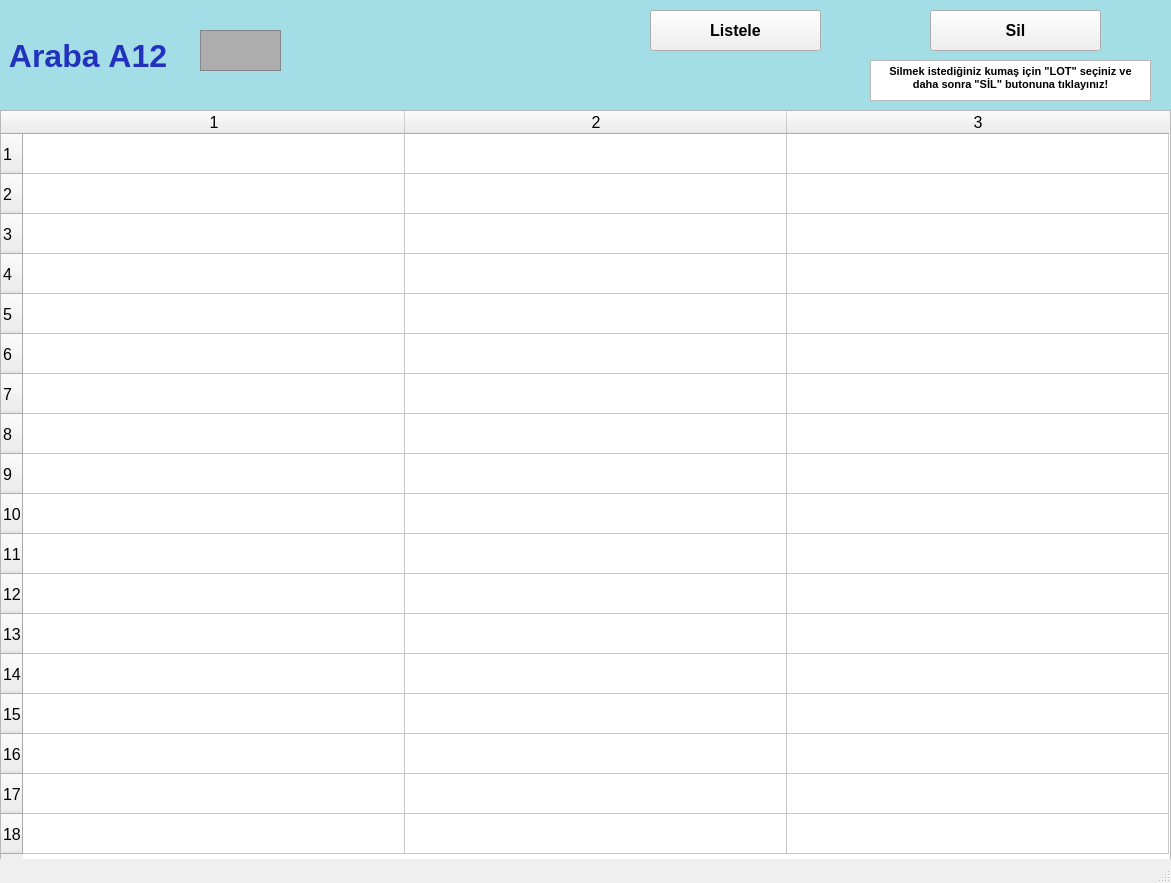
<?xml version="1.0" encoding="UTF-8"?>
<ui version="4.0">
 <class>arabalarA12_ekran</class>
 <widget class="QMainWindow" name="arabalarA12_ekran">
  <property name="geometry">
   <rect>
    <x>0</x>
    <y>0</y>
    <width>1171</width>
    <height>883</height>
   </rect>
  </property>
  <property name="font">
   <font>
    <pointsize>12</pointsize>
    <weight>50</weight>
    <bold>false</bold>
    <kerning>false</kerning>
   </font>
  </property>
  <property name="windowTitle">
   <string/>
  </property>
  <widget class="QWidget" name="centralwidget">
   <widget class="QLabel" name="arabaA1yazi_lbl">
    <property name="geometry">
     <rect>
      <x>0</x>
      <y>0</y>
      <width>1171</width>
      <height>111</height>
     </rect>
    </property>
    <property name="font">
     <font>
      <pointsize>24</pointsize>
      <weight>75</weight>
      <bold>true</bold>
     </font>
    </property>
    <property name="styleSheet">
     <string notr="true">background-color: rgb(163, 221, 229);
color: rgb(34, 50, 190);</string>
    </property>
    <property name="text">
     <string> Araba A12</string>
    </property>
   </widget>
   <widget class="QFrame" name="arabaA1_img">
    <property name="geometry">
     <rect>
      <x>200</x>
      <y>30</y>
      <width>81</width>
      <height>41</height>
     </rect>
    </property>
    <property name="styleSheet">
     <string notr="true">background-color: rgb(173, 173, 173);</string>
    </property>
    <property name="frameShape">
     <enum>QFrame::StyledPanel</enum>
    </property>
    <property name="frameShadow">
     <enum>QFrame::Raised</enum>
    </property>
   </widget>
   <widget class="QPushButton" name="listele12_btn">
    <property name="geometry">
     <rect>
      <x>650</x>
      <y>10</y>
      <width>171</width>
      <height>41</height>
     </rect>
    </property>
    <property name="font">
     <font>
      <pointsize>12</pointsize>
      <weight>75</weight>
      <bold>true</bold>
     </font>
    </property>
    <property name="text">
     <string>Listele</string>
    </property>
   </widget>
   <widget class="QTableWidget" name="A12_tw">
    <property name="geometry">
     <rect>
      <x>0</x>
      <y>110</y>
      <width>1171</width>
      <height>751</height>
     </rect>
    </property>
    <property name="baseSize">
     <size>
      <width>0</width>
      <height>0</height>
     </size>
    </property>
    <property name="rowCount">
     <number>18</number>
    </property>
    <property name="columnCount">
     <number>3</number>
    </property>
    <attribute name="horizontalHeaderVisible">
     <bool>true</bool>
    </attribute>
    <attribute name="horizontalHeaderCascadingSectionResizes">
     <bool>false</bool>
    </attribute>
    <attribute name="horizontalHeaderDefaultSectionSize">
     <number>382</number>
    </attribute>
    <attribute name="horizontalHeaderMinimumSectionSize">
     <number>38</number>
    </attribute>
    <attribute name="verticalHeaderDefaultSectionSize">
     <number>40</number>
    </attribute>
    <attribute name="verticalHeaderMinimumSectionSize">
     <number>23</number>
    </attribute>
    <row/>
    <row/>
    <row/>
    <row/>
    <row/>
    <row/>
    <row/>
    <row/>
    <row/>
    <row/>
    <row/>
    <row/>
    <row/>
    <row/>
    <row/>
    <row/>
    <row/>
    <row/>
    <column/>
    <column/>
    <column/>
   </widget>
   <widget class="QPushButton" name="sil12_btn">
    <property name="geometry">
     <rect>
      <x>930</x>
      <y>10</y>
      <width>171</width>
      <height>41</height>
     </rect>
    </property>
    <property name="font">
     <font>
      <pointsize>12</pointsize>
      <weight>75</weight>
      <bold>true</bold>
     </font>
    </property>
    <property name="text">
     <string>Sil</string>
    </property>
   </widget>
   <widget class="QTextBrowser" name="textBrowser">
    <property name="geometry">
     <rect>
      <x>870</x>
      <y>60</y>
      <width>281</width>
      <height>41</height>
     </rect>
    </property>
    <property name="html">
     <string>&lt;!DOCTYPE HTML PUBLIC &quot;-//W3C//DTD HTML 4.0//EN&quot; &quot;http://www.w3.org/TR/REC-html40/strict.dtd&quot;&gt;
&lt;html&gt;&lt;head&gt;&lt;meta name=&quot;qrichtext&quot; content=&quot;1&quot; /&gt;&lt;style type=&quot;text/css&quot;&gt;
p, li { white-space: pre-wrap; }
&lt;/style&gt;&lt;/head&gt;&lt;body style=&quot; font-family:'MS Shell Dlg 2'; font-size:12pt; font-weight:400; font-style:normal;&quot;&gt;
&lt;p align=&quot;center&quot; style=&quot; margin-top:0px; margin-bottom:0px; margin-left:0px; margin-right:0px; -qt-block-indent:0; text-indent:0px;&quot;&gt;&lt;span style=&quot; font-size:8pt; font-weight:600;&quot;&gt;Silmek istediğiniz kumaş için &amp;quot;LOT&amp;quot; seçiniz ve daha sonra &amp;quot;SİL&amp;quot; butonuna tıklayınız!&lt;/span&gt;&lt;/p&gt;&lt;/body&gt;&lt;/html&gt;</string>
    </property>
   </widget>
  </widget>
  <widget class="QStatusBar" name="statusbar"/>
 </widget>
 <resources/>
 <connections/>
</ui>
